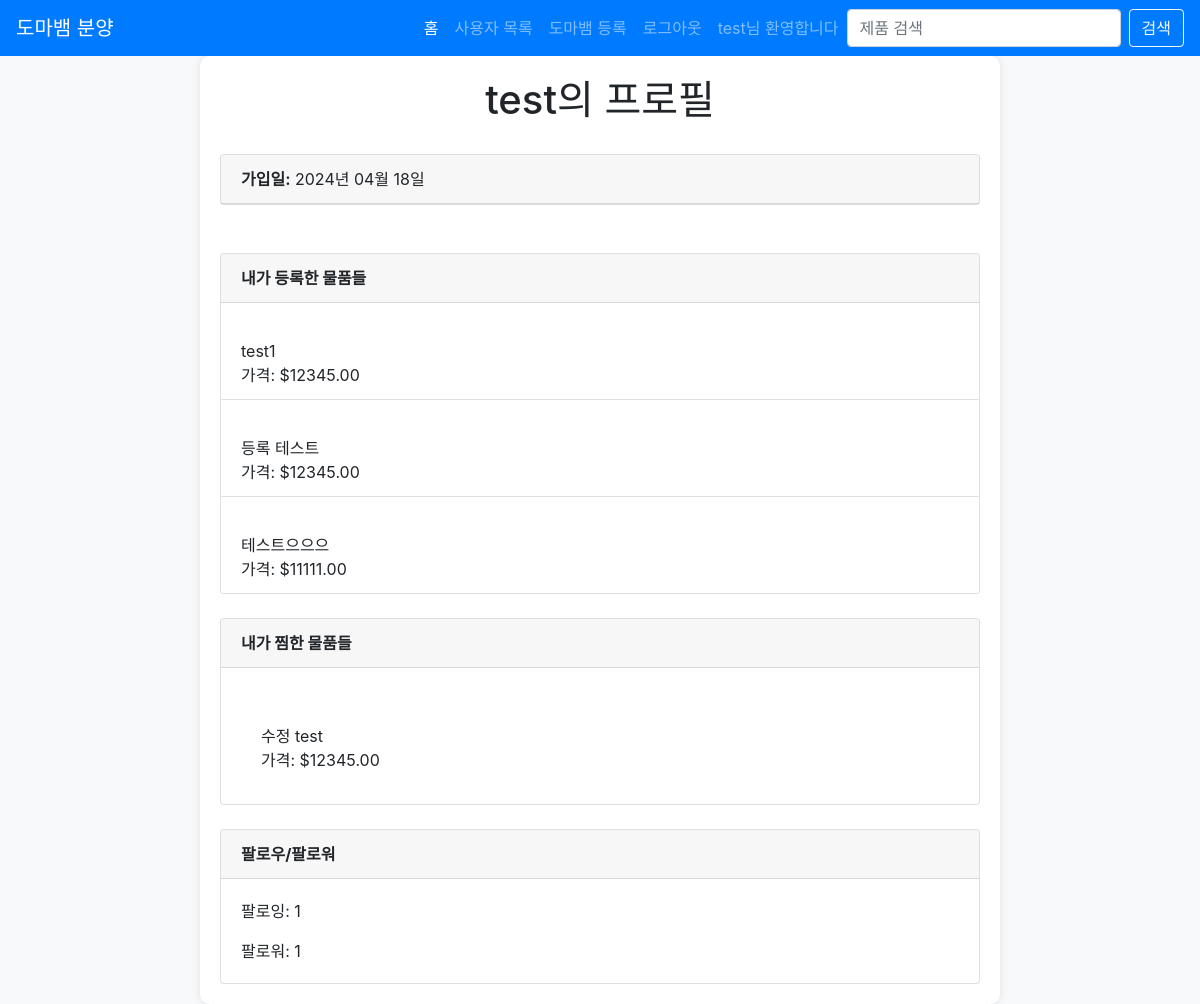
/accounts/profile/test/ (signed in), run on the app's committed database.
### products/models.py (models this page shows)
class Product(models.Model):
    title = models.CharField(max_length=100)
    description = models.TextField()
    price = models.DecimalField(max_digits=10, decimal_places=2)
    image = models.ImageField(
        upload_to='product_images/', default='default_image.jpg')
    created_at = models.DateTimeField(auto_now_add=True)
    author = models.ForeignKey(User, on_delete=models.CASCADE)
    liked_by = models.ManyToManyField(User, related_name='liked_products')

### accounts/views.py (the view)
# urls.py: path('profile/<str:username>/', views.profile, name='profile'),
@login_required
def profile(request, username):
    user = get_object_or_404(User, username=username)
    user_profile, created = UserProfile.objects.get_or_create(user=user)
    is_following = user_profile.followers.filter(pk=request.user.pk).exists()
    if request.method == 'POST':
        if is_following:
            user_profile.followers.remove(request.user)
        else:
            user_profile.followers.add(request.user)
        return redirect('profile', username=username)
    owned_items = Product.objects.filter(author=user)
    liked_items = user.liked_products.all()
    followers_count = user_profile.followers.count()
    following_count = user.following.count()
    return render(request, 'profile.html', {
        'user': user,
        'owned_items': owned_items,
        'liked_items': liked_items,
        'followers_count': followers_count,
        'following_count': following_count,
        'user': user,
        'is_following': is_following,
    })

### accounts/templates/profile.html (shortened to what this page needs)
<!DOCTYPE html>
<html lang="en">
<head>
    <link
      href="https://stackpath.bootstrapcdn.com/bootstrap/4.5.2/css/bootstrap.min.css"
      rel="stylesheet"
    />
</head>
<body>
<nav class="navbar navbar-expand-lg navbar-dark bg-primary">
    <a class="navbar-brand" href="/">도마뱀 분양</a>
    <div class="collapse navbar-collapse" id="navbarNav">
      <ul class="navbar-nav ml-auto">
        <li class="nav-item active">
          <a class="nav-link" href="/">홈</a>
        </li>
        <li class="nav-item">
          <a class="nav-link" href="{% url 'user_list' %}">사용자 목록</a>
        </li>
        <li class="nav-item">
          <a class="nav-link" href="{% url 'products:product_create' %}">도마뱀 등록</a>
        </li>
        {% if user.is_authenticated %}
        <li class="nav-item">
          <a class="nav-link" href="{% url 'logout' %}">로그아웃</a>
        </li>
        <li class="nav-item">
          <a class="nav-link" href="{% url 'profile' user.username %}"
            >{{ user.username }}님 환영합니다</a
          >
        </li>
        {% endif %}
        <form class="form-inline mt-2 mt-md-0" method="GET" action="{% url 'products:search' %}">
          <input class="form-control mr-sm-2" type="text" placeholder="제품 검색" aria-label="Search" name="q">
          <button class="btn btn-outline-light my-2 my-sm-0" type="submit">검색</button>
      </form>
      </ul>
    </div>
  </nav>
<div class="profile-container">
  <h1 class="profile-heading">{{ user.username }}의 프로필</h1>
  <div class="card mb-4">
    <div class="card-header">
      <strong>가입일:</strong> {{ user.date_joined|date:"Y년 m월 d일" }}
    </div>
  </div>
  <br />
      <div class="card mb-4">
    <div class="card-header">
      <strong>내가 등록한 물품들</strong>
    </div>
      <div class="list-group">
        {% for item in owned_items %}
        <li class="list-group-item">
          <strong>{{ item.name }}</strong><br />
          {{ item.description|truncatechars:100 }}<br />
          가격: ${{ item.price }}
        </li>
        {% endfor %}
    </div>
  </div>
  <div class="card mb-4">
    <div class="card-header">
      <strong>내가 찜한 물품들</strong>
    </div>
    <div class="card-body">
      <ul class="list-group">
        {% for product in liked_items %}
        <li class="list-group-item">
          <strong>{{ product.name }}</strong><br />
          {{ product.description|truncatechars:100 }}<br />
          가격: ${{ product.price }}
        </li>
        {% endfor %}
      </ul>
    </div>
  </div>
  <div class="card">
    <div class="card-header">
      <strong>팔로우/팔로워</strong>
    </div>
    <div class="card-body">
      <p class="card-text">팔로잉: {{ following_count }}</p>
      <p class="card-text">팔로워: {{ followers_count }}</p>
    </div>
  </div>
</div>
</body>
</html>

### accounts/templates/profile.html (style rules this page uses)
body { background-color: #f8f9fa; }
.profile-container { max-width: 800px; margin: 0 auto; padding: 20px; background-color: #fff; border-radius: 10px; box-shadow: 0px 0px 10px rgba(0, 0, 0, 0.1); }
.profile-heading { text-align: center; margin-bottom: 30px; }
.list-group-item { border: none; border-bottom: 1px solid #dee2e6; }
.list-group-item:last-child { border-bottom: none; }

### data on the page
Product: description "test1", price "12345.00"
Product: description "등록 테스트", price "12345.00"
Product: description "테스트으으으", price "11111.00"
Product: description "수정 test", price "12345.00"

### other printed values
{{ user.username }} "test"
{{ user.date_joined|date:"Y년 m월 d일" }} "2024년 04월 18일"
{{ following_count }} "1"
{{ followers_count }} "1"
